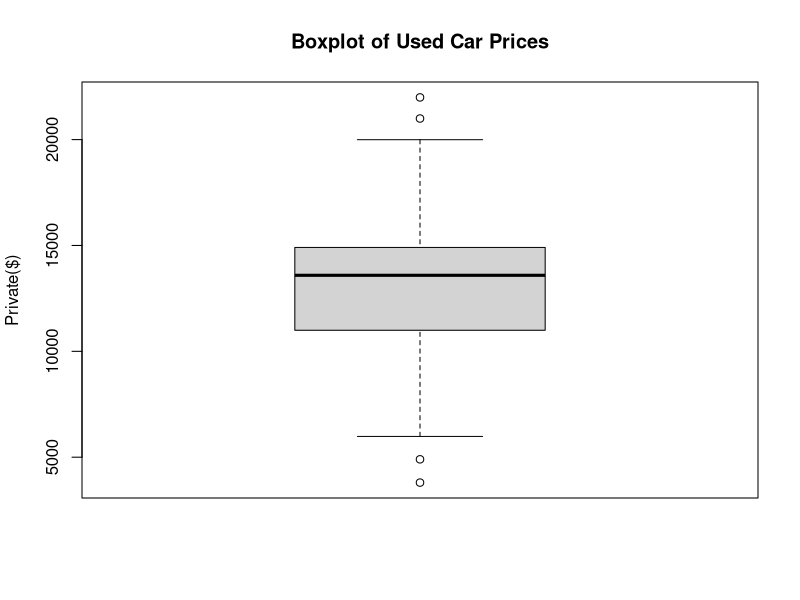
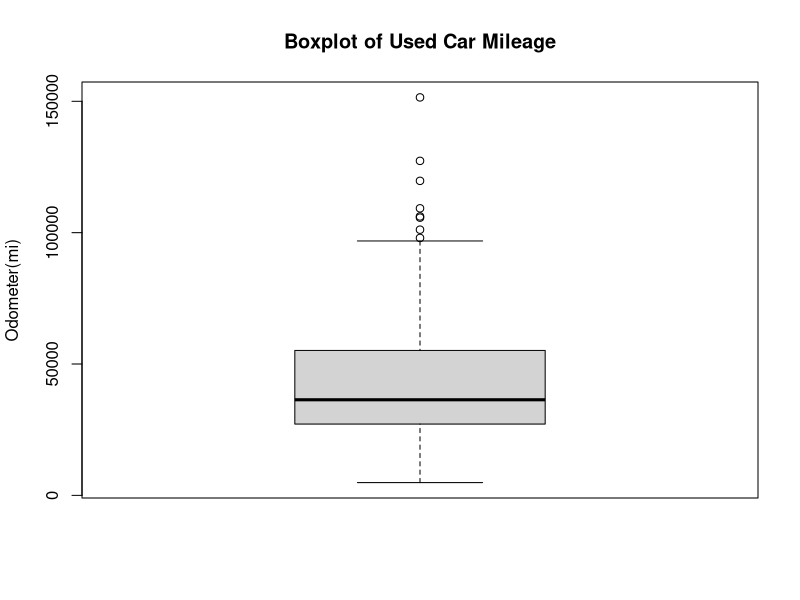
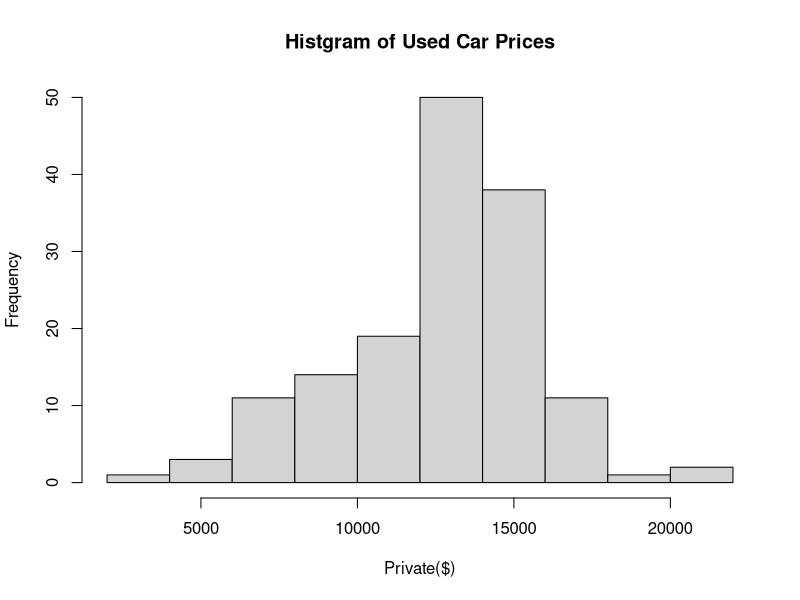
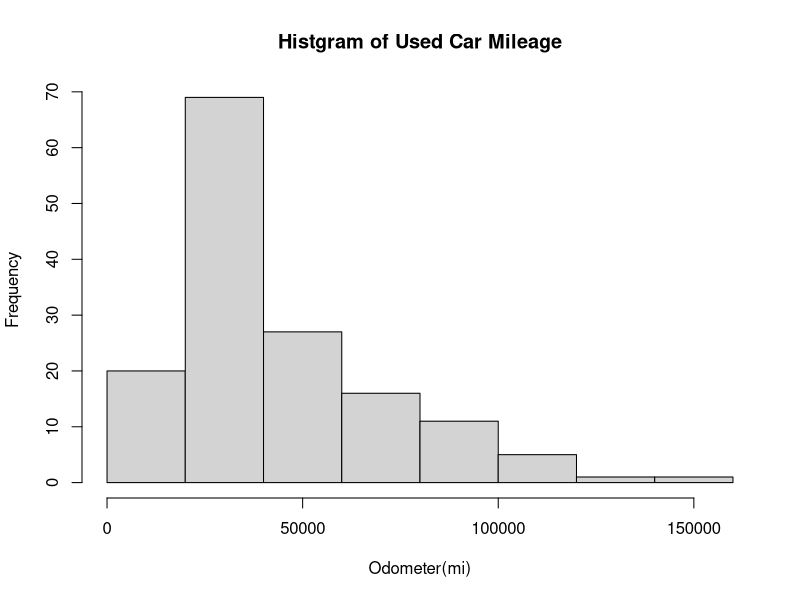
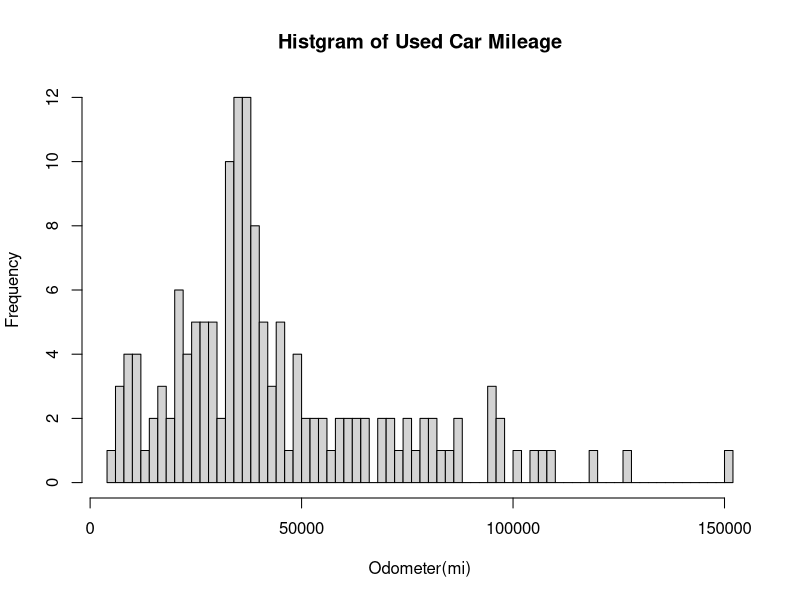
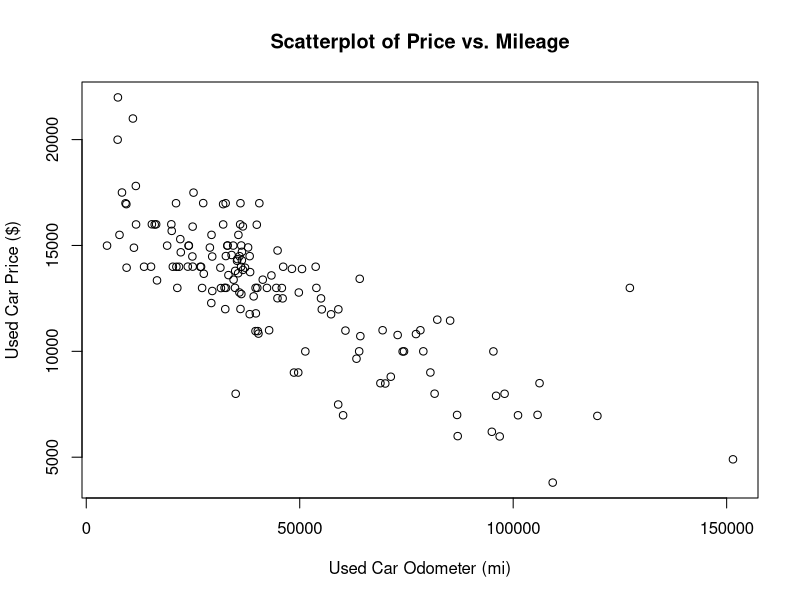

R code for these plots, in order:
# usedcar.csvを使用するために、今まで使用していたデータセットを削除
rm(list=ls())

# usedcar.csvをインポート
usedcars <- read.csv("usedcars.csv", stringsAsFactors = FALSE)

# データフレーム、ベクトル、リストなどのRデータ構造の確認
str(usedcars)

# 要約統計量
# yearに対する要約統計量の出力
summary(usedcars$year)

# 複数(priceとmileage）の要約統計量の出力
summary(usedcars[c("price", "mileage")])

# 中心傾向
# 1.平均
# mileageに対する平均の出力
mean(usedcars$mileage)

# 2.中央値
# mileageに対する中央値の出力
median(usedcars$mileage)

# 3.範囲(レンジ)
# mileageに対するレンジの出力
range(usedcars$mileage)
# mileageに対するレンジの差分の出力
diff(range(usedcars$mileage))

# 4.四分位範囲(Interquartile Range)
# mileageに対する四分位範囲の出力
IQR(usedcars$mileage)

# 5.五数要約
# mileageに対する五数要約の出力
quantile(usedcars$mileage)

# 6.任意の分位数
# mileageに対する1パーセンタイルと99パーセンタイルの分位数の出力
quantile(usedcars$mileage, probs = c(0.01, 0.99))

# 数値変数の可視化(箱ひげ図)
boxplot(usedcars$price, main="Boxplot of Used Car Prices", ylab="Private($)")
boxplot(usedcars$mileage, main="Boxplot of Used Car Mileage", ylab="Odometer(mi)")

# 数値変数の可視化(ヒストグラム)
hist(usedcars$price, main="Histgram of Used Car Prices", xlab="Private($)")
hist(usedcars$mileage, main="Histgram of Used Car Mileage", xlab="Odometer(mi)")
# ヒストグラムのビンの数をbreaksオプションで指定
hist(usedcars$mileage, main="Histgram of Used Car Mileage", xlab="Odometer(mi)", breaks = 100)

# 散布度の測定
# 分散
var(usedcars$price)
# 標準偏差
sd(usedcars$price)

# カテゴリ変数の分析
# 1次元表
# 製造年、モデル、色について、テーブルの出力
table(usedcars$year)
table(usedcars$model)
table(usedcars$color)

# モデルの1次元表をmodel_tableに定義し、直接構成比を出力
model_table <- table(usedcars$model)
prop.table(model_table)

# 色の直接構成比を%を単位として出力
color_table <- table(usedcars$color)
color_pct <- prop.table(color_table)*100
round(color_pct, digit = 1)

# 散布図の作成
plot(x = usedcars$mileage, y = usedcars$price,
     main = "Scatterplot of Price vs. Mileage",
     xlab = "Used Car Odometer (mi)",
     ylab = "Used Car Price ($)")

# 2次元クロス表(分割表)の作成
# 2次元クロス表は、名義変数の分析に使われる

# gmodelsパッケージをインストール(初回のみ)
# install.packages("gmodels")

# gmodelsパッケージをロード
library(gmodels)

# 地味な色かそうでないかをダミー変数で定義
usedcars$consevative <- usedcars$color %in% c("Black", "Gray", "Silver", "White")
table (usedcars$consevative)

# 車の色についてクロステーブルの出力
CrossTable(x = usedcars$model, y = usedcars$consevative)

# カイ二乗検定も実行
CrossTable(x = usedcars$model, y = usedcars$consevative, chisq = TRUE)
# test
